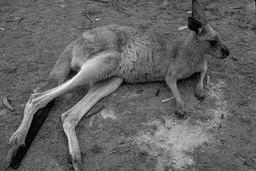
#> input picture kangaroo.pgm, 256 x 171 px, shrunk from 481 x 321 before the run
$ python test.py
#> lines starting #> are read from the running program, lines starting #| are printed output that depends on the picture; after the words box and inside, x2 and y2 are one past the last pixel; in counts of white or black regions, pixels touching at a corner belong together
# Python code to read image
import cv2
import math
import numpy as np

# To read image from disk, we use
# cv2.imread function, in below method,
img = cv2.imread("kangaroo.pgm", cv2.IMREAD_COLOR)
#> img is the input picture: shape (171, 256, 3); min 0, max 254, mean 99.5

i = 2

def gaus(p, o, pos):
    #print(p, o, pos)
    answer_sum = 0
    weight_sum = 0
    weight = 0
    for x in range(len(p)):
        for y in range(len(p[x])):
            body = 1 / (2 * math.pi * o ** 2)
            exp = (-((x-pos[0]) ** 2 + (y-pos[1]) ** 2) / (2 * o ** 2))
            weight = body * math.e ** exp
            answer_sum += p[x][y][0] * weight
            weight_sum += weight
    answer_sum *= 1 / weight_sum
    return answer_sum


def gaussian_filter(img, sigma):
#> called with sigma = 4
    x_shape, y_shape, z_shape = img.shape
#> x_shape = 171; y_shape = 256; z_shape = 3
    for x in range(0, x_shape):
        for y in range(0, y_shape):
            new_pixel = gaus(img[max(x-sigma,0):min(x+sigma+1,x_shape), max(y-sigma,0):min(y+sigma+1,y_shape)], sigma, (min(sigma, x), min(sigma, y)))
            img[x][y] = new_pixel
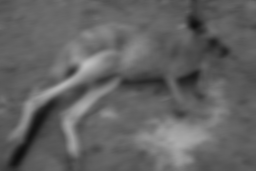
#> img: shape (171, 256, 3); min 15, max 192, mean 98.6
    return img


def sobel_filter(image):
    #Gx = np.array([[1.0, 0.0, -1.0], [2.0, 0.0, -2.0], [1.0, 0.0, -1.0]])
    #Gy = np.array([[1.0, 2.0, 1.0], [0.0, 0.0, 0.0], [-1.0, -2.0, -1.0]])
    Gx = np.array([[[1.0,1.0,1.0], [0.0,0.0,0.0], [-1.0, -1.0,-1.0]], [[2.0,2.0,2.0], [0.0, 0.0, 0.0], [-2.0, -2.0, -2.0]], [[1.0, 1.0, 1.0], [0.0, 0.0, 0.0], [-1.0, -1.0, -1.0]]])
    Gy = np.array([[[1.0,1.0,1.0], [2.0,2.0,2.0], [1.0, 1.0,1.0]], [[0.0,0.0,0.0], [0.0, 0.0, 0.0], [0.0, 0.0, 0.0]], [[-1.0, -1.0, -1.0], [-2.0, -2.0, -2.0], [-1.0, -1.0, -1.0]]])
    print(np.shape(image))
#| (171, 256, 3)
    [rows, columns, misc] = np.shape(image)
    sobel_filtered_image = np.zeros(shape=(rows, columns))

    for i in range(rows - 2):
        for j in range(columns - 2):
            #print(image)
            gx = np.sum(np.multiply(Gx, image[i:i + 3, j:j + 3])) / 3
            gy = np.sum(np.multiply(Gy, image[i:i + 3, j:j + 3])) / 3


            sobel_filtered_image[i + 1, j + 1] = np.sqrt(gx ** 2 + gy ** 2)
            sobel_filtered_image *= 255.0 / sobel_filtered_image.max()
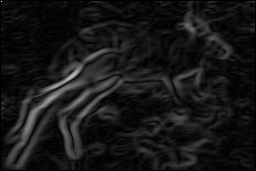
#> sobel_filtered_image: shape (171, 256) float64; min 0, max 255, mean 23.1

    return sobel_filtered_image


def convolution(image, kernel):
    print("convolving")
    if len(image.shape) == 3:
        image = cv2.cvtColor(image, cv2.COLOR_BGR2GRAY)

    image_row, image_col = image.shape
    kernel_row, kernel_col = kernel.shape

    output = np.zeros(image.shape)

    pad_height = int((kernel_row - 1) / 2)
    pad_width = int((kernel_col - 1) / 2)

    padded_image = np.zeros((image_row + (2 * pad_height), image_col + (2 * pad_width)))

    padded_image[pad_height:padded_image.shape[0] - pad_height, pad_width:padded_image.shape[1] - pad_width] = image

    for row in range(image_row):
        for col in range(image_col):
            output[row, col] = np.sum(kernel * padded_image[row:row + kernel_row, col:col + kernel_col])

    return output

img = gaussian_filter(img, 4)
img = sobel_filter(img)


# Creating GUI window to display an image on screen
# first Parameter is windows title (should be in string format)
# Second Parameter is image array
cv2.imshow("image", img)
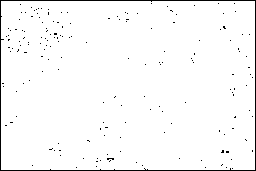
#> window 'image': shape (171, 256); 97.5% white; black in thin lines or dots

# To hold the window on screen, we use cv2.waitKey method
# Once it detected the close input, it will release the control
# To the next line
# First Parameter is for holding screen for specified milliseconds
# It should be positive integer. If 0 pass an parameter, then it will
# hold the screen until user close it.
cv2.waitKey(0)

# It is for removing/deleting created GUI window from screen
# and memory
cv2.destroyAllWindows()

$ run again, with red.pgm copied over kangaroo.pgm
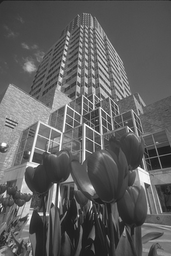
#> input picture red.pgm, 171 x 256 px, shrunk from 321 x 481 before the run
#> img is the input picture: shape (256, 171, 3); min 20, max 255, mean 95.9
#| (256, 171, 3)
#> after the loop in sobel_filter, `for i in range(rows - 2):`:
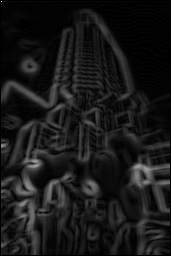
#> sobel_filtered_image: shape (256, 171) float64; min 0, max 255, mean 24.5
#> `cv2.imshow("image", img)`:
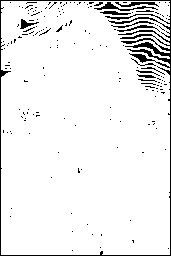
#> window 'image': shape (256, 171); 93.2% white; black in thin lines or dots

$ run again, with road.png saved as kangaroo.pgm
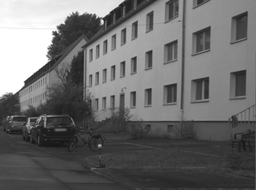
#> input picture road.png, 256 x 190 px, shrunk from 548 x 407 before the run
#> img is the input picture: shape (190, 256, 3); min 20, max 255, mean 107.6
#| (190, 256, 3)
#> after the loop in sobel_filter, `for i in range(rows - 2):`:
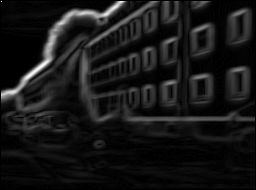
#> sobel_filtered_image: shape (190, 256) float64; min 0, max 255, mean 23.1
#> `cv2.imshow("image", img)`:
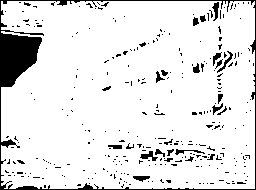
#> window 'image': shape (190, 256); 89.9% white; 305 black regions (280 under 20 px), largest, box (x1, y1, x2, y2) and area: (0, 0, 256, 190) 2950, (140, 151, 158, 161) 81, (212, 2, 219, 21) 71
